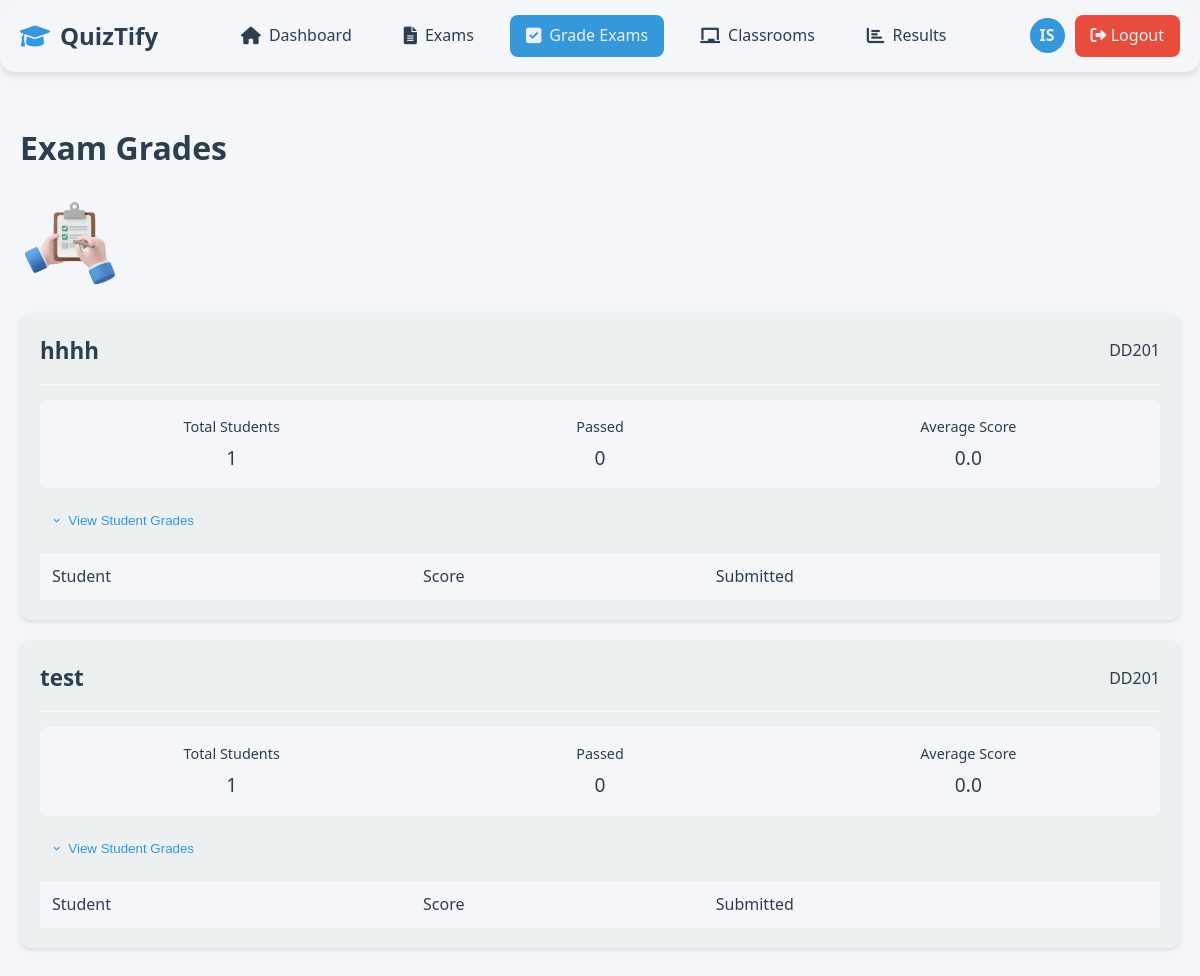
Before: /teacher/exam-grades.php (signed in) with the older database file.
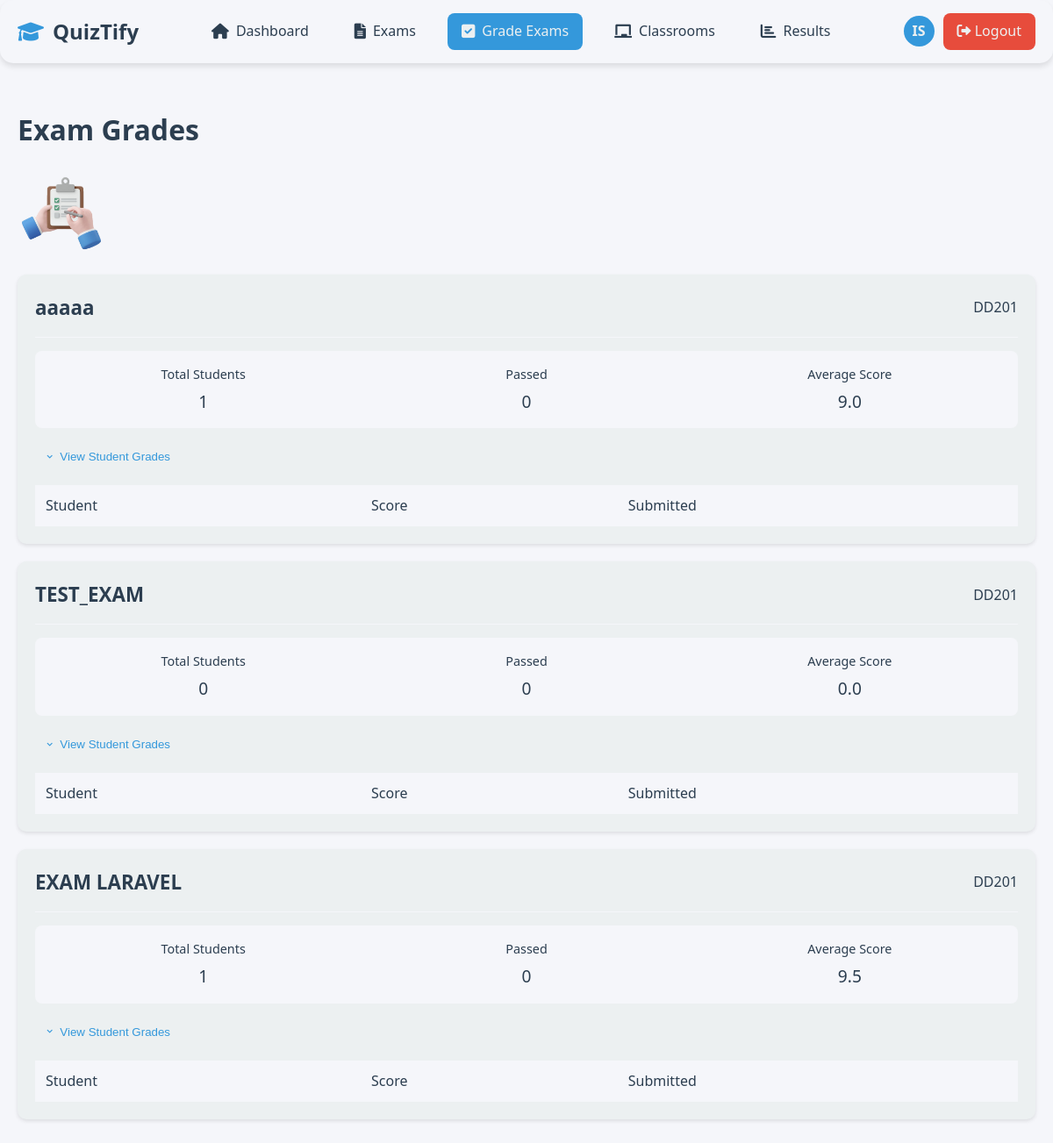
After: the same page with the newer database file.
### tables this page shows
CREATE TABLE `exams` (
  `id` int(11) NOT NULL,
  `title` varchar(255) NOT NULL,
  `description` text DEFAULT NULL,
  `is_published` tinyint(1) NOT NULL DEFAULT 0,
  `start_date` datetime NOT NULL,
  `end_date` datetime NOT NULL,
  `created_by` int(11) NOT NULL,
  `created_at` timestamp NOT NULL DEFAULT current_timestamp(),
  `total_points` enum('10','20','40','100') NOT NULL DEFAULT '10',
  `attempts_allowed` int(11) NOT NULL DEFAULT 1,
  `passing_score` int(11) NOT NULL DEFAULT 60,
  `has_timer` tinyint(1) DEFAULT 0,
  `duration_minutes` int(11) DEFAULT NULL
);

### teacher/exam-grades.php (the view, shortened to what the changed rows need)
<?php
$conn = getDBConnection();
$teacher_id = $_SESSION['user_id'];
$stmt = $conn->prepare("SELECT
    e.id as exam_id,
    e.title as exam_title,
    e.total_points,
    c.name as classroom_name,
    COUNT(DISTINCT ea.student_id) as total_students,
    COUNT(CASE WHEN ea.score >= e.passing_score THEN 1 END) as passed_students,
    AVG(ea.score) as average_score
FROM exams e
JOIN exam_classrooms ec ON e.id = ec.exam_id
JOIN classrooms c ON ec.classroom_id = c.id
LEFT JOIN exam_attempts ea ON e.id = ea.exam_id AND ea.is_completed = 1
WHERE e.created_by = ?
GROUP BY e.id, e.title, e.total_points, c.name
ORDER BY e.created_at DESC");
$stmt->execute([$teacher_id]);
$exams = $stmt->fetchAll(PDO::FETCH_ASSOC);
?>
<!DOCTYPE html>
<html lang="en">
<head>
    <link rel="stylesheet" href="https://cdnjs.cloudflare.com/ajax/libs/font-awesome/6.0.0/css/all.min.css">
    <link href='https://unpkg.com/boxicons@2.1.4/css/boxicons.min.css' rel='stylesheet'>
</head>
<body>
    <div class="container">
        <h1>Exam Grades</h1>
        <?php if (empty($exams)): ?>
            <div class="empty-state">
                <i class="fas fa-clipboard-list"></i>
                <h2>No Exams Found</h2>
                <p>You haven't created any exams yet or no students have attempted your exams.</p>
                <p><a href="create-exam.php" class="action-link"><i class="fas fa-plus"></i> Create an Exam</a></p>
            </div>
        <?php else: ?>
            <?php foreach ($exams as $exam): ?>
                <div class="exam-card">
                    <div class="exam-header">
                        <h2 class="exam-title"><?= htmlspecialchars($exam['exam_title']) ?></h2>
                        <span class="classroom"><?= htmlspecialchars($exam['classroom_name']) ?></span>
                    </div>
                    <div class="exam-stats">
                        <div class="stat-item">
                            <div class="stat-label">Total Students</div>
                            <div class="stat-value"><?= $exam['total_students'] ?></div>
                        </div>
                        <div class="stat-item">
                            <div class="stat-label">Passed</div>
                            <div class="stat-value"><?= $exam['passed_students'] ?></div>
                        </div>
                        <div class="stat-item">
                            <div class="stat-label">Average Score</div>
                            <div class="stat-value">
                                <?= number_format($exam['average_score'], 1) ?>
                            </div>
                        </div>
                    </div>
                    <button class="toggle-grades" onclick="toggleGrades(<?= $exam['exam_id'] ?>)">
                        <i class='bx bx-chevron-down'></i> View Student Grades
                    </button>
                    <table class="grades-table">
                        <thead>
                            <tr>
                                <th>Student</th>
                                <th>Score</th>
                                <th>Submitted</th>
                            </tr>
                        </thead>
                    </table>
                </div>
            <?php endforeach; ?>
        <?php endif; ?>
    </div>
</body>
</html>

Changed rows visible on the page:
removed exams: title "hhhh", classroom_name "DD201", total_students "1", passed_students "0", average_score "0.0"
removed exams: title "test", classroom_name "DD201", total_students "1", passed_students "0", average_score "0.0"
added exams: title "aaaaa", classroom_name "DD201", total_students "1", passed_students "0", average_score "9.0"
added exams: title "TEST_EXAM", classroom_name "DD201", total_students "0", passed_students "0", average_score "0.0"
added exams: title "EXAM LARAVEL", classroom_name "DD201", total_students "1", passed_students "0", average_score "9.5"
